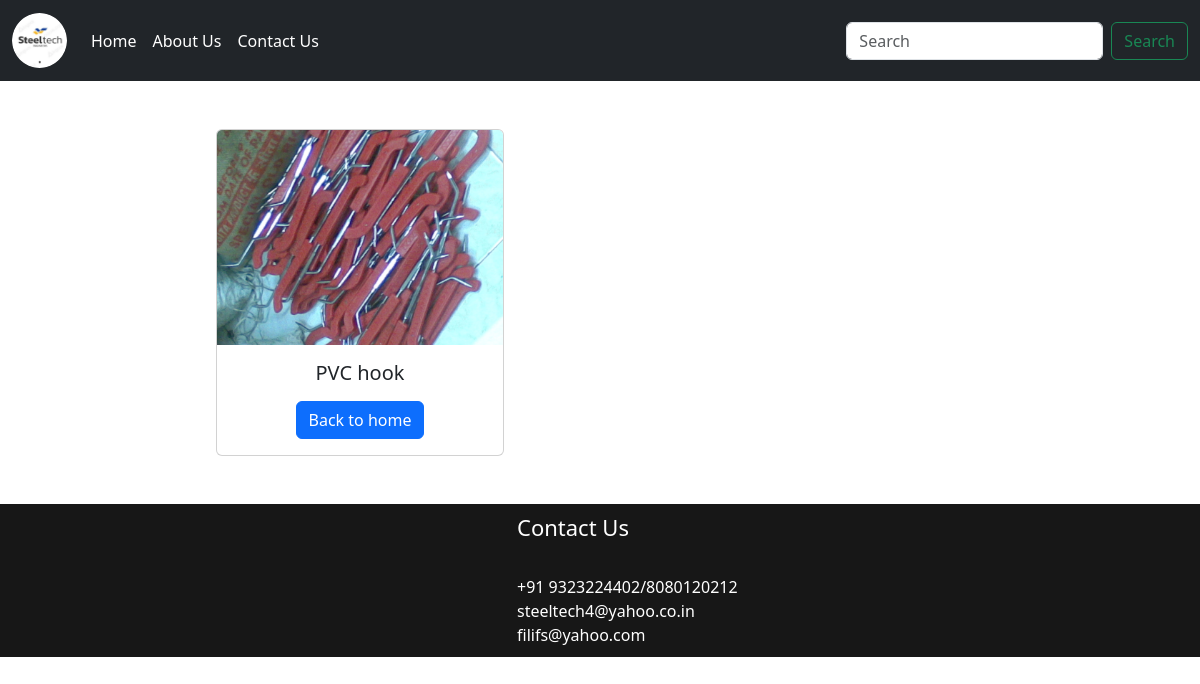
The page /product/8 on the database its author committed.
### steel/models.py (models this page shows, shortened)
class Product(models.Model):
    category=models.ForeignKey(Category,on_delete=models.CASCADE)
    name=models.CharField(max_length=200,null=True,blank=True)
    prod_image=models.ImageField(upload_to='images/products')
    prod_description=models.TextField(blank=True,null=True)

### steel/views.py (the view)
# urls.py: path('product/<int:id>',product,name='product'),
def product(request,id):
    if request.method=='GET':
        product=Product.objects.filter(id=id).first()
        if product:
            return render(request,'product.html',{'product':product})
        else:
            messages.error(request,'OOPS ! No such product available')
            return redirect('home')
    return redirect('home')

### templates/product.html (shortened to what this page needs)
{% extends 'base.html' %}
{% block content %}
<br><br>
<div class="row">
<div class="col-2"></div><div class="col-4">
<div class="container text-center">
      <div class="card" style="width: 18rem;">
        <img src="{{product.prod_image.url}}" class="card-img-top" alt="product image">
        <div class="card-body">
          <h5 class="card-title">{{product.name}}</h5>
          <a href="{% url 'home' %}" class="btn btn-primary">Back to home</a>
        </div>
      </div>
    </div>
</div>
</div>
<br><br>
{% endblock %}

### static/css/style.css (style rules this page uses)
body { font-family: "Roboto", sans-serif; color: #000000; background-color: #ffffff; }
a, a:hover, a:focus { text-decoration: none; }
.btn, .btn:focus { outline: none !important; -webkit-box-shadow: none; box-shadow: none; }

### static/css/responsive.css (style rules this page uses)
@media (min-width: 1200px) { .container { max-width: 1170px; } }

### rows shown on the page
Product: prod_image (picture), name "PVC hook"
